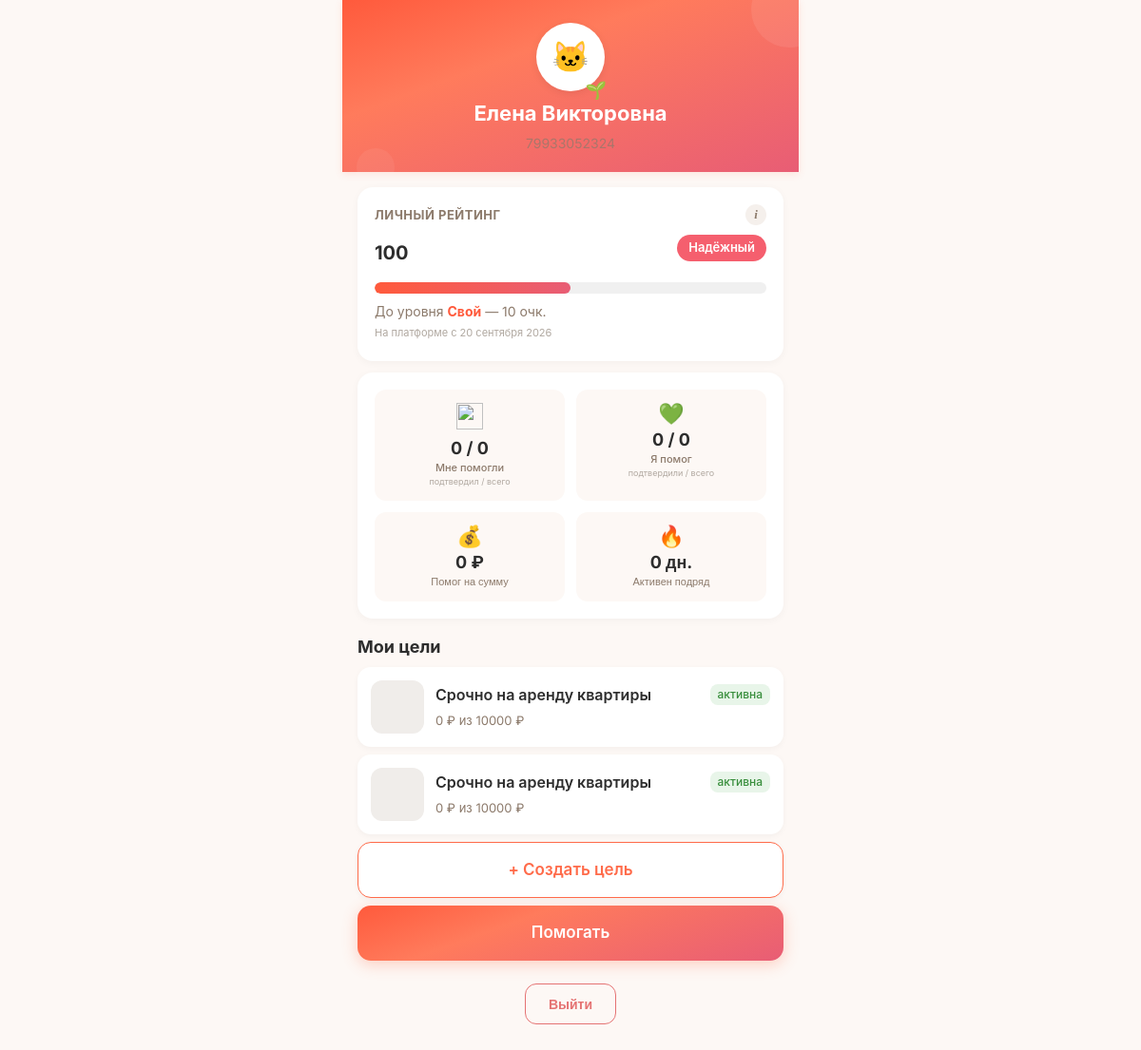
Page /profile (signed in) on the earlier database version.
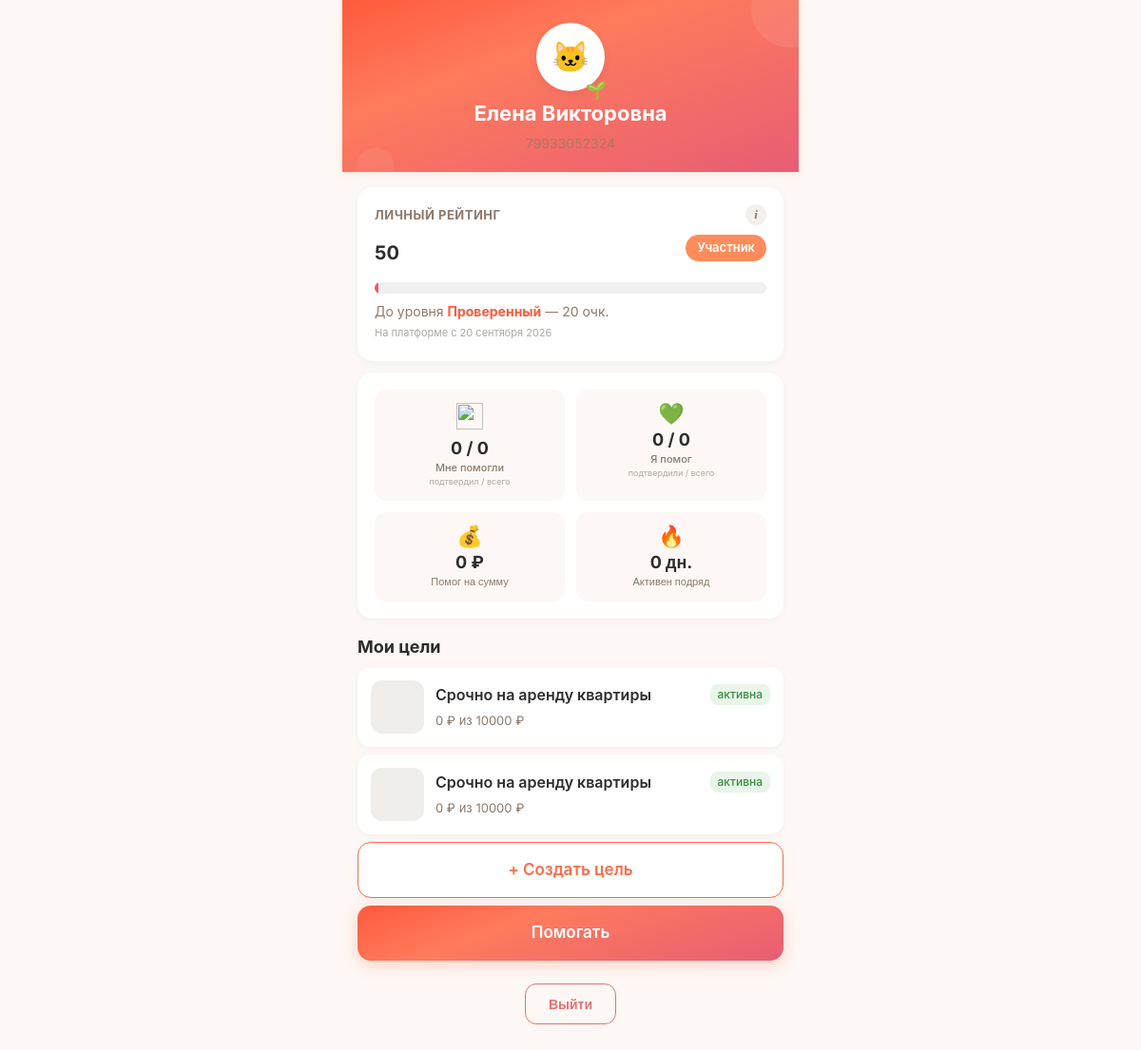
Same page on the later database version.
### tables this page shows
CREATE TABLE users (
            id INTEGER PRIMARY KEY AUTOINCREMENT,
            phone TEXT UNIQUE NOT NULL,
            password_hash TEXT NOT NULL,
            email TEXT NULL,
            name TEXT NULL,
            avatar_url TEXT NULL,
            max_id TEXT NULL,
            vk_id TEXT NULL,
            fcm_token TEXT NULL,
            onboarding_passed INTEGER DEFAULT 0,
            rating REAL DEFAULT 0.0,
            rating_level TEXT DEFAULT 'novice',
            confirmations_total INTEGER DEFAULT 0,
            confirmations_approved INTEGER DEFAULT 0,
            confirmations_ignored INTEGER DEFAULT 0,
            donation_streak INTEGER DEFAULT 0,
            goals_helped_close INTEGER DEFAULT 0,
            total_helped_amount REAL DEFAULT 0.00,
            priority_days INTEGER DEFAULT 0,
            circles_of_care INTEGER DEFAULT 0,
            interest_weights TEXT DEFAULT NULL,
            eternal_donation_config TEXT DEFAULT NULL,
            yellow_card_until TEXT NULL,
            is_banned INTEGER DEFAULT 0,
            created_at TEXT DEFAULT (datetime('now'))
        , xp INTEGER DEFAULT 0, xp_level TEXT DEFAULT 'novice', streak_days INTEGER DEFAULT 0, last_action_date TEXT, ip_registered TEXT, author_badge TEXT, trust_score INTEGER DEFAULT 50, trust_level TEXT DEFAULT 'guest', is_admin INTEGER DEFAULT 0, profile_completed INTEGER DEFAULT 0, video_verified INTEGER DEFAULT 0);

### main.py (the view, shortened to what this page needs)
@app.route('/profile')
@login_required
def profile():
    user = get_current_user()
    db = get_db()
    goals = db.execute("SELECT * FROM goals WHERE user_id = ? ORDER BY created_at DESC", (user['id'],)).fetchall()
    received_total = db.execute(
        "SELECT COUNT(*) FROM donations WHERE goal_id IN (SELECT id FROM goals WHERE user_id = ?) AND donor_id IS NOT NULL",
        (user['id'],)
    ).fetchone()[0]
    received_approved = db.execute(
        "SELECT COUNT(*) FROM donations WHERE goal_id IN (SELECT id FROM goals WHERE user_id = ?) AND donor_id IS NOT NULL AND status IN ('recipient_confirmed','completed')",
        (user['id'],)
    ).fetchone()[0]
    sent_total = db.execute(
        "SELECT COUNT(*) FROM donations WHERE donor_id = ?",
        (user['id'],)
    ).fetchone()[0]
    sent_approved = db.execute(
        "SELECT COUNT(*) FROM donations WHERE donor_id = ? AND status IN ('recipient_confirmed','completed')",
        (user['id'],)
    ).fetchone()[0]
    ignored = db.execute(
        "SELECT d.amount_reported, d.donor_confirmed_at, u.phone as donor_phone FROM donations d LEFT JOIN users u ON d.donor_id = u.id WHERE d.goal_id IN (SELECT id FROM goals WHERE user_id = ?) AND d.status = 'donor_confirmed' AND datetime(d.donor_confirmed_at) <= datetime('now', '-24 hours') ORDER BY d.donor_confirmed_at DESC LIMIT 10",
        (user['id'],)
    ).fetchall()
    months = ['января','февраля','марта','апреля','мая','июня','июля','августа','сентября','октября','ноября','декабря']
    ignored_list = []
    liked_goals = db.execute("""
        SELECT g.*, u.name as author_name, u.xp_level as author_level
        FROM likes l
        JOIN goals g ON l.goal_id = g.id
        JOIN users u ON g.user_id = u.id
        WHERE l.user_id = ?
        ORDER BY l.created_at DESC
    """, (user['id'],)).fetchall()
    db.close()
    return render_template('profile.html',
        user=user,
        goals=goals,
        received_total=received_total,
        received_approved=received_approved,
        sent_total=sent_total,
        sent_approved=sent_approved,
        ignored_donations=ignored_list,
        liked_goals=liked_goals)

### main.py (called while the page is built)
def get_current_user():
    if 'user_id' in session:
        db = get_db()
        try:
            user = db.execute("SELECT * FROM users WHERE id = ?", (session['user_id'],)).fetchone()
            return user
        except:
            return None
        finally:
            db.close()
    return None

def login_required(f):
    @wraps(f)
    def wrap(*args, **kwargs):
        if 'user_id' not in session:
            flash('Сначала войдите в аккаунт.', 'warning')
            return redirect(url_for('login'))
        return f(*args, **kwargs)
    return wrap

def level_emoji(level_key):
    return LEVEL_EMOJI.get(level_key, '🌱')

def format_date(date_str):
    if not date_str:
        return ''
    try:
        parts = date_str[:10].split('-')
        return f"{int(parts[2])} {MONTHS[int(parts[1])-1]} {parts[0]}"
    except:
        return date_str[:10]

### models.py (called while the page is built)
def get_db():
    conn = sqlite3.connect(DATABASE, timeout=10)
    conn.row_factory = sqlite3.Row
    conn.execute("PRAGMA journal_mode=WAL")
    conn.execute("PRAGMA synchronous=NORMAL")
    conn.execute("PRAGMA busy_timeout=5000")
    conn.execute("PRAGMA foreign_keys = ON")
    return conn

### templates/profile.html (shortened to what the changed rows need)
<!DOCTYPE html>
<html lang="ru">
<head>
    <link rel="stylesheet" href="/static/style.css?v=6">
</head>
<body>
    <div class="container">
        <div class="profile-header">
            <div style="position:relative; display:inline-block;">
            <div class="avatar">🐱</div>
            <span style="position:absolute; bottom:-2px; right:-2px; font-size:18px;">
                {{ user.xp_level|level_emoji }}
            </span>
        </div>
            <h1>{{ user.name or 'Аноним' }}</h1>
            <p class="phone">{{ user.phone }}</p>
        </div>
        {% set tp = trust_progress(user.trust_score or 0) %}
        {% set segs = trust_segments(user.trust_score or 0) %}
        <div class="card" style="position:relative;">
            <div class="card-header-row">
                <span class="card-title">Личный рейтинг</span>
                <button class="info-icon" type="button">i</button>
            </div>
            <div class="trust-row">
                <span class="trust-value">{{ user.trust_score or 0 }}</span>
                {% for seg in segs %}{% if seg.is_current %}<span class="level-badge" style="background: {{ seg.color }}; color: white;">{{ seg.name }}</span>{% endif %}{% endfor %}
            </div>
            <div class="rating-bar" onclick="toggleRatingScale()">
                <div class="rating-fill" style="width: {{ tp.progress_pct }}%;"></div>
            </div>
            <p class="trust-next">
                {% if tp.next_name %}
                    До уровня <strong>{{ tp.next_name }}</strong> — {{ tp.points_to_next }} очк.
                {% else %}
                    👑 Максимальный уровень
                {% endif %}
                <span class="trust-since">На платформе с {{ user.created_at|format_date }}</span>
            </p>
        </div>
        <div class="card">
            <div class="stats-grid">
                <button type="button" class="stats-cell stats-cell-btn" onclick="openSumModal()">
                    <div class="stats-icon">💰</div>
                    <div class="stats-num">{{ "{:,.0f}".format(user.total_helped_amount or 0).replace(',', ' ') }} ₽</div>
                    <div class="stats-lbl">Помог на сумму</div>
                </button>
                <button type="button" class="stats-cell stats-cell-btn" onclick="openStreakModal()">
                    <div class="stats-icon">🔥</div>
                    <div class="stats-num">{{ user.streak_days or 0 }} дн.</div>
                    <div class="stats-lbl">Активен подряд</div>
                </button>
            </div>
        </div>
    </div>
</body>
</html>

Differences in the rows shown:
changed users "Елена Викторовна": trust_score "100" → "50"
Other differences:
{{ tp.progress_pct }}: 50 → 0 (drawn)
{{ tp.next_name }}: "Свой" → "Проверенный"
{{ tp.points_to_next }}: "10" → "20"
new list line: "Участник"
list line gone: "Надёжный"
